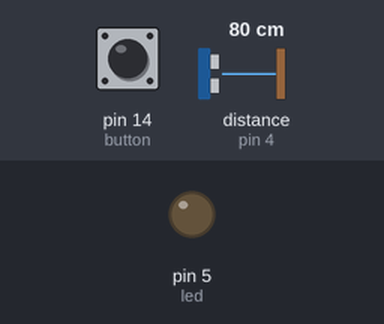
A program run on a simulated MicroPython board. On the bench: output pins drawn as LEDs (lit = HIGH). The test bench sets the inputs (shaded band); at power-on: pin 14 (button) LOW, distance to the obstacle (sensor on pin 4) 80 cm. The echo pulse lasts 58.3 µs per cm; WiFi joins after 1.5 s; random numbers come from a fixed seed; web requests get an empty 200 reply after 0.4 s; the clock reads 2024-03-15 10:24:30 at power-on unless the program sets it.

Above: at 0.25 s.
At 2.1 s:
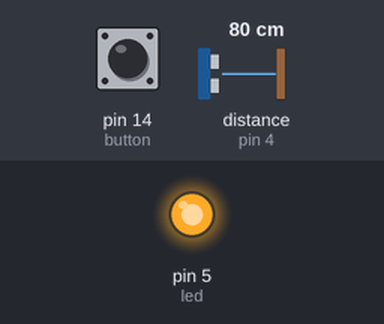
Timing chart, 0 to 4.5 s (numbered marks = the images above):
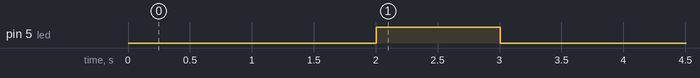

The program:

client.py
```python
#@author 0726104, Fabian Pechstein
import time
from machine import Pin,Timer
time.sleep_ms(500)
import urequests
import utime
import gc
from hcsr04 import HCSR04
from uuid import uuid4
import ulogging as logging

# timers
fetch_timer = Timer(2)
led_timer = Timer(1)

# some PIN configs
led = Pin(5, Pin.OUT)
button = Pin(14, Pin.IN)
sensor_distance = HCSR04(trigger_pin=0, echo_pin=4, echo_timeout_us=10000)

# default values & configs
distance = -1
_ssid='ESP-AP'
_token = uuid4()

logging.basicConfig(level=logging.INFO)

log = None
log_level = 1

if log_level >= 0:
  import ulogging
  log = ulogging.getLogger("client")
  if log_level > 0:
    log.setLevel(ulogging.DEBUG)

wlan = None

##############################################################
## MIGHTY FUNCTIONS
##############################################################

## connect to network
def do_connect():
  import network
  global wlan
  wlan = network.WLAN(network.STA_IF)
  ## ran into weird issues unless i tried to connect without that first
  wlan.disconnect()
  wlan.active(False)
  ## end comment
  wlan.active(True)
  wlan.connect(_ssid)
  if not wlan.isconnected():
    if log_level > 0:
      log.debug('%.3f: connecting to "%s"' % (utime.time(), _ssid))
    while not wlan.isconnected():
      pass

  if log_level > 0:
      log.debug('%.3f: connected to "%s"' % (utime.time(), _ssid))
      log.debug('%.3f: network config: "%s"' % (utime.time(), wlan.ifconfig()))
  led.on()
  time.sleep_ms(1000)
  led.off()

def distance_update():
  # was originally a timer callback
  global distance
  distance = (int)(sensor_distance.distance_cm())

##############################################################
## client's communication skills:
##############################################################
def fetch_server_state(timer:Timer):
  global distance
  if log_level > 0:
    log.debug('%.3f: fetching server state for id: "%s"' % (utime.time(), _token))

  response_ref = None
  try:
    url = 'http://192.168.4.1/state'
    headers = {'Authorization': 'Bearer {}'.format(_token),'Connection': 'Close'}
    response_ref = urequests.get(url=url, headers=headers)
    if response_ref.status_code == 200:
      response = response_ref.json()
      if log_level > 0:
        log.info('%.3f: server state: %s' % (utime.time(), response))
      if (int)(response['door']) != button.value() or (int)(response['distance']) != distance:
        if log_level > 0:
          log.info('%.3f: server has differnt values than client' % (utime.time()))
        return
      if response['action'] == 1:
        led.on()
        led_timer.init(period=3000, mode=Timer.ONE_SHOT, callback=lambda t:led.off())
    else:
       log.error('%.3f: server response was HTTP STATUS"%s"' % (utime.time(), response_ref.status_code))
  except Exception as e:
    log.error('%.3f: exception occured: "%s"' % (utime.time(), e))

  finally:
    # socket clean up
    if response_ref:
      response_ref.close()


def push_client_state(p):
  global distance
  distance = (int)( sensor_distance.distance_cm())
  if log_level > 0:
    log.debug('%.3f: pushing client state for id: "%s"' % (utime.time(), _token))

  response_ref = None
  try:
    url = 'http://192.168.4.1/state?distance=%s&door=%s' % (distance, button.value())
    headers = {'Authorization': 'Bearer {}'.format(_token),'Connection': 'Close'}
    response_ref = urequests.put(url=url, headers=headers)
    if response_ref.status_code == 200:
      # nothing to do here
      pass
    else:
      # oh boy!
      log.error('%.3f: server response was HTTP STATUS"%s"' % (utime.time(), response_ref.status_code))
  except Exception as e:
    log.error('%.3f: exception occured: "%s"' % (utime.time(), e))
  finally:
    # socket clean up
    if response_ref:
      response_ref.close()

##############################################################
## END FUNCTIONS
##############################################################

##############################################################
## connect to the server's network
do_connect()
if log_level >= 1:
  log.info('%.3f: network ready: "%s"' % (utime.time(), _ssid))

##############################################################
## do some housekeeping before the main tasks starts
if log_level > 0:
  log.debug('%.3f: calling gc.collect' % (utime.time()))

gc.collect()
gc.threshold(gc.mem_free() // 4 + gc.mem_alloc())

##############################################################
## noice!
## now to main works
##############################################################

if log_level > 0:
  log.debug('%.3f: client_id is: "%s"' % (utime.time(), _token))
  log.debug('%.3f: pushing intial state to server' % (utime.time()))

# register initial state!
distance_update()
push_client_state(None)


###### TIMERS
fetch_timer.init(period=5000, mode=Timer.PERIODIC, callback=fetch_server_state )

## interrupts on "door"-change
button.irq(trigger=Pin.IRQ_RISING | Pin.IRQ_FALLING, handler=push_client_state)
```

Measured:
- by itself, pin 5 (led): LOW → HIGH at 2.0 s, → LOW 1.0 s later
